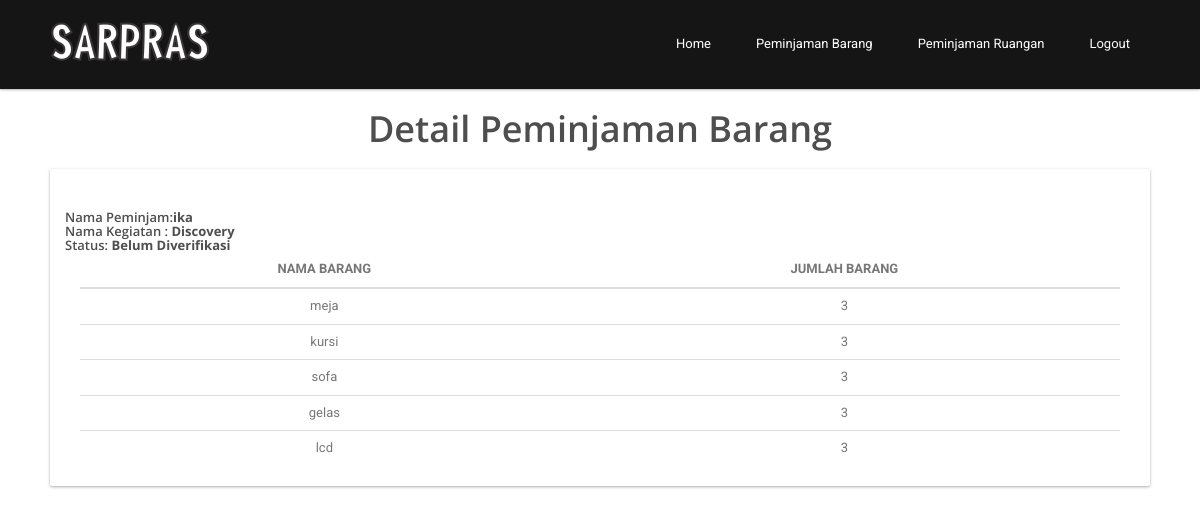
The page /peminjamanBarangUser/detail/Discovery (signed in) on the database its author committed.
### tables this page shows
CREATE TABLE `tb_peminjaman_barang` (
  `id` int(10) UNSIGNED NOT NULL,
  `id_user` varchar(50) NOT NULL,
  `nama_peminjam` varchar(50) NOT NULL,
  `nama_kegiatan` varchar(255) NOT NULL,
  `barang_id` int(10) UNSIGNED NOT NULL,
  `jumlah_pinjam` int(11) NOT NULL,
  `tgl_pinjam` timestamp NOT NULL DEFAULT CURRENT_TIMESTAMP ON UPDATE CURRENT_TIMESTAMP,
  `tgl_selesai` timestamp NOT NULL DEFAULT '0000-00-00 00:00:00',
  `status_pinjam` tinyint(1) NOT NULL DEFAULT '0',
  `created_at` timestamp NULL DEFAULT NULL,
  `updated_at` timestamp NULL DEFAULT NULL
);

CREATE TABLE `tb_status` (
  `id_status` tinyint(1) NOT NULL,
  `status` varchar(50) NOT NULL
);

CREATE TABLE `tb_barang` (
  `id` int(10) UNSIGNED NOT NULL,
  `nama_barang` varchar(255) NOT NULL,
  `jumlah` int(11) NOT NULL,
  `satuan` varchar(30) NOT NULL,
  `created_at` timestamp NULL DEFAULT NULL,
  `updated_at` timestamp NULL DEFAULT NULL
);

### app/controller/peminjamanBarangUser.php (called while the page is built, shortened)
<?php
class peminjamanBarangUser extends controller
{
    function __construct()
    {
        $this->model = $this->model->load('peminjamanBarang');
    }
    function detail($id){
        $this->view->data = $this->model->getDetail($id);
        $this->view->data1 = $this->model->getInfo($id);
        $this->view->display('detailBarang','user');
    }
}

### index.php (called while the page is built, shortened)
<?php
require 'config/database.php';
require 'libs/controller.php';
require 'libs/model.php';
require 'libs/database.php';
$app = new routing();

### libs/database.php (called while the page is built, shortened)
<?php
class database extends PDO {
    public function selectAll($query, $fetchMode = PDO::FETCH_ASSOC) {
        try {
            $stmt = $this->prepare($query);
            $stmt->execute();
            return $stmt->fetchAll($fetchMode);
        } catch (PDOException $e) {
            echo $e->getMessage();
        }
    }
}

### app/model/m_peminjamanBarang.php (called while the page is built, shortened)
<?php
class m_peminjamanBarang extends model {
    function getDetail($id) {
        return $this->db->selectAll("SELECT * FROM tb_peminjaman_barang pb join tb_barang b ON barang_id = b.id
         where nama_kegiatan='$id'");
    }
    function getInfo($id) {
        return $this->db->selectAll("SELECT * FROM tb_peminjaman_barang pb join tb_barang b ON barang_id = b.id
        JOIN tb_status s on id_status = status_pinjam where nama_kegiatan='$id' GROUP BY nama_kegiatan");
    }
  }

### libs/controller.php (called while the page is built, shortened)
<?php
class controller {
    function __construct() {
        $this->model = new model();
    }
}

### libs/model.php (called while the page is built, shortened)
<?php
class model {
    function __construct() {
        $this->db = new database();
    }
    function load($model) {
        $path = 'app/model/m_' . $model . '.php';
        if (file_exists($path)) {
            return new $modelName();
        } else {
            echo 'Kesalahan: m_' . $model . '.php tidak ditemukan';
        }
    }
}

### app/view/user/v_detailBarang.php (the view, shortened to what this page needs)
<?php require_once(__DIR__.'/../part/header.php');?>
<div id="page-login" class="page-logreg">
    <div id="main">
        <div class="container clearfix">
            <br>
            <br>
            <br>
            <div class="center wow fadeInDown">
                <h2>Detail Peminjaman Barang</h2>
            </div>
            <div class="card clearfix section">
                <div class="card-body">
                    <div class="desktop">
                        <section class="content">
                            <br>
                            <br>
                            <div class="box box-primary">
                                <div class="box-body">
                                    <div style="float: left; margin-right: 100px;">
                                        <?php
                                        foreach ($this->data1 as $key => $value){?>
                                            <h6>Nama Peminjam:<b><?php echo $value['nama_peminjam'] ?></b></h6>
                                            <h6>Nama Kegiatan : <b><?php echo $value['nama_kegiatan'] ?></b></h6>
                                            <h6>Status: <b><?php echo $value['status'] ?></b></h6>
                                        <?php } ?>
                                    </div>
                                    <div class="table-responsive col-md-12">
                                        <table class="table table-hover">
                                            <thead>
                                            <th>Nama Barang</th>
                                            <th>Jumlah Barang</th>
                                            </thead>
                                            <tbody>
                                            <?php foreach ($this->data as $key => $value){?>
                                                <tr>
                                                    <td><?php echo $value['nama_barang'] ?></td>
                                                    <td><?php echo $value['jumlah_pinjam'] ?></td>
                                                </tr>
                                            <?php } ?>
                                            </tbody>
                                        </table>
                                    </div>
                                    </div>
                                </div>
                            </div>
                    </div>
                </div>
            </div>
        </div>
    </div>

### public/css/main.css (style rules this page uses)
h1, h2, h3, h4, h5, h6 { font-weight: 600; font-family: 'Open Sans', sans-serif; color:#4e4e4e; }
h2 { font-size: 20px; }
.center h2 { font-size: 36px; margin-top: 0; margin-bottom: 20px; }
.center { text-align: center; }

### public/css/style.css (style rules this page uses)
.container { width: 1100px; padding: 0px }
.card { position: relative; background-color: #fff; color: #313534; border-radius: 2px; -webkit-box-shadow: 0 1px 3px 0 rgba(0, 0, 0, 0.33); box-shadow: 0 1px 3px 0 rgba(0, 0, 0, 0.33) }
.card-body { padding: 15px; position: relative }
table { width: 100%; color: #777 }
table th { vertical-align: middle; text-transform: uppercase; padding: 8px; text-align: center; line-height: 25px; border-bottom: 2px solid #ddd }
table tbody td { padding: 8px; border-top: 1px solid #ddd; vertical-align: top; line-height: 20px; text-align: center; vertical-align: middle; }
#main { margin: 70px 0px 0px }

### rows shown on the page
tb_peminjaman_barang: nama_peminjam "ika", nama_kegiatan "Discovery", tb_status.status "Belum Diverifikasi", barang.nama_barang "meja", jumlah_pinjam "3"
tb_peminjaman_barang: barang.nama_barang "kursi", jumlah_pinjam "3"
tb_peminjaman_barang: barang.nama_barang "sofa", jumlah_pinjam "3"
tb_peminjaman_barang: barang.nama_barang "gelas", jumlah_pinjam "3"
tb_peminjaman_barang: barang.nama_barang "lcd", jumlah_pinjam "3"
